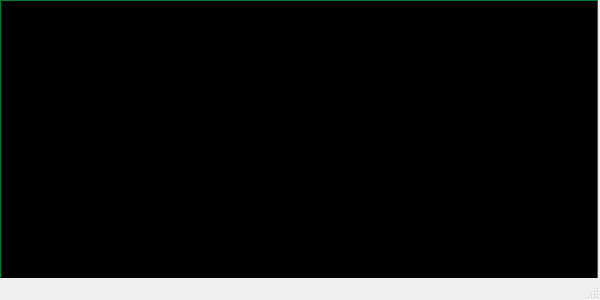
<?xml version="1.0" encoding="UTF-8"?>
<ui version="4.0">
 <class>YerithVenteListStocksWindow</class>
 <widget class="QMainWindow" name="YerithVenteListStocksWindow">
  <property name="windowModality">
   <enum>Qt::WindowModal</enum>
  </property>
  <property name="geometry">
   <rect>
    <x>0</x>
    <y>0</y>
    <width>600</width>
    <height>300</height>
   </rect>
  </property>
  <property name="windowTitle">
   <string>Yerith-pgi-3.0 - fiche des stocks - vendre</string>
  </property>
  <widget class="QWidget" name="centralwidget">
   <widget class="YerithERPStocksTableView" name="tableView_PDV_list_stocks">
    <property name="geometry">
     <rect>
      <x>0</x>
      <y>0</y>
      <width>598</width>
      <height>299</height>
     </rect>
    </property>
    <property name="palette">
     <palette>
      <active>
       <colorrole role="WindowText">
        <brush brushstyle="SolidPattern">
         <color alpha="255">
          <red>0</red>
          <green>0</green>
          <blue>0</blue>
         </color>
        </brush>
       </colorrole>
       <colorrole role="Button">
        <brush brushstyle="SolidPattern">
         <color alpha="255">
          <red>2</red>
          <green>160</green>
          <blue>70</blue>
         </color>
        </brush>
       </colorrole>
       <colorrole role="Light">
        <brush brushstyle="SolidPattern">
         <color alpha="255">
          <red>3</red>
          <green>240</green>
          <blue>105</blue>
         </color>
        </brush>
       </colorrole>
       <colorrole role="Midlight">
        <brush brushstyle="SolidPattern">
         <color alpha="255">
          <red>2</red>
          <green>200</green>
          <blue>87</blue>
         </color>
        </brush>
       </colorrole>
       <colorrole role="Dark">
        <brush brushstyle="SolidPattern">
         <color alpha="255">
          <red>1</red>
          <green>80</green>
          <blue>35</blue>
         </color>
        </brush>
       </colorrole>
       <colorrole role="Mid">
        <brush brushstyle="SolidPattern">
         <color alpha="255">
          <red>1</red>
          <green>107</green>
          <blue>46</blue>
         </color>
        </brush>
       </colorrole>
       <colorrole role="Text">
        <brush brushstyle="SolidPattern">
         <color alpha="255">
          <red>0</red>
          <green>0</green>
          <blue>0</blue>
         </color>
        </brush>
       </colorrole>
       <colorrole role="BrightText">
        <brush brushstyle="SolidPattern">
         <color alpha="255">
          <red>255</red>
          <green>255</green>
          <blue>255</blue>
         </color>
        </brush>
       </colorrole>
       <colorrole role="ButtonText">
        <brush brushstyle="SolidPattern">
         <color alpha="255">
          <red>0</red>
          <green>0</green>
          <blue>0</blue>
         </color>
        </brush>
       </colorrole>
       <colorrole role="Base">
        <brush brushstyle="SolidPattern">
         <color alpha="255">
          <red>0</red>
          <green>0</green>
          <blue>0</blue>
         </color>
        </brush>
       </colorrole>
       <colorrole role="Window">
        <brush brushstyle="SolidPattern">
         <color alpha="255">
          <red>2</red>
          <green>160</green>
          <blue>70</blue>
         </color>
        </brush>
       </colorrole>
       <colorrole role="Shadow">
        <brush brushstyle="SolidPattern">
         <color alpha="255">
          <red>0</red>
          <green>0</green>
          <blue>0</blue>
         </color>
        </brush>
       </colorrole>
       <colorrole role="Highlight">
        <brush brushstyle="SolidPattern">
         <color alpha="255">
          <red>0</red>
          <green>0</green>
          <blue>0</blue>
         </color>
        </brush>
       </colorrole>
       <colorrole role="HighlightedText">
        <brush brushstyle="SolidPattern">
         <color alpha="255">
          <red>2</red>
          <green>160</green>
          <blue>70</blue>
         </color>
        </brush>
       </colorrole>
       <colorrole role="AlternateBase">
        <brush brushstyle="SolidPattern">
         <color alpha="255">
          <red>128</red>
          <green>207</green>
          <blue>162</blue>
         </color>
        </brush>
       </colorrole>
       <colorrole role="ToolTipBase">
        <brush brushstyle="SolidPattern">
         <color alpha="255">
          <red>255</red>
          <green>255</green>
          <blue>220</blue>
         </color>
        </brush>
       </colorrole>
       <colorrole role="ToolTipText">
        <brush brushstyle="SolidPattern">
         <color alpha="255">
          <red>0</red>
          <green>0</green>
          <blue>0</blue>
         </color>
        </brush>
       </colorrole>
       <colorrole role="PlaceholderText">
        <brush brushstyle="NoBrush">
         <color alpha="128">
          <red>0</red>
          <green>0</green>
          <blue>0</blue>
         </color>
        </brush>
       </colorrole>
      </active>
      <inactive>
       <colorrole role="WindowText">
        <brush brushstyle="SolidPattern">
         <color alpha="255">
          <red>0</red>
          <green>0</green>
          <blue>0</blue>
         </color>
        </brush>
       </colorrole>
       <colorrole role="Button">
        <brush brushstyle="SolidPattern">
         <color alpha="255">
          <red>2</red>
          <green>160</green>
          <blue>70</blue>
         </color>
        </brush>
       </colorrole>
       <colorrole role="Light">
        <brush brushstyle="SolidPattern">
         <color alpha="255">
          <red>3</red>
          <green>240</green>
          <blue>105</blue>
         </color>
        </brush>
       </colorrole>
       <colorrole role="Midlight">
        <brush brushstyle="SolidPattern">
         <color alpha="255">
          <red>2</red>
          <green>200</green>
          <blue>87</blue>
         </color>
        </brush>
       </colorrole>
       <colorrole role="Dark">
        <brush brushstyle="SolidPattern">
         <color alpha="255">
          <red>1</red>
          <green>80</green>
          <blue>35</blue>
         </color>
        </brush>
       </colorrole>
       <colorrole role="Mid">
        <brush brushstyle="SolidPattern">
         <color alpha="255">
          <red>1</red>
          <green>107</green>
          <blue>46</blue>
         </color>
        </brush>
       </colorrole>
       <colorrole role="Text">
        <brush brushstyle="SolidPattern">
         <color alpha="255">
          <red>0</red>
          <green>0</green>
          <blue>0</blue>
         </color>
        </brush>
       </colorrole>
       <colorrole role="BrightText">
        <brush brushstyle="SolidPattern">
         <color alpha="255">
          <red>255</red>
          <green>255</green>
          <blue>255</blue>
         </color>
        </brush>
       </colorrole>
       <colorrole role="ButtonText">
        <brush brushstyle="SolidPattern">
         <color alpha="255">
          <red>0</red>
          <green>0</green>
          <blue>0</blue>
         </color>
        </brush>
       </colorrole>
       <colorrole role="Base">
        <brush brushstyle="SolidPattern">
         <color alpha="255">
          <red>0</red>
          <green>0</green>
          <blue>0</blue>
         </color>
        </brush>
       </colorrole>
       <colorrole role="Window">
        <brush brushstyle="SolidPattern">
         <color alpha="255">
          <red>2</red>
          <green>160</green>
          <blue>70</blue>
         </color>
        </brush>
       </colorrole>
       <colorrole role="Shadow">
        <brush brushstyle="SolidPattern">
         <color alpha="255">
          <red>0</red>
          <green>0</green>
          <blue>0</blue>
         </color>
        </brush>
       </colorrole>
       <colorrole role="Highlight">
        <brush brushstyle="SolidPattern">
         <color alpha="255">
          <red>0</red>
          <green>0</green>
          <blue>0</blue>
         </color>
        </brush>
       </colorrole>
       <colorrole role="HighlightedText">
        <brush brushstyle="SolidPattern">
         <color alpha="255">
          <red>2</red>
          <green>160</green>
          <blue>70</blue>
         </color>
        </brush>
       </colorrole>
       <colorrole role="AlternateBase">
        <brush brushstyle="SolidPattern">
         <color alpha="255">
          <red>128</red>
          <green>207</green>
          <blue>162</blue>
         </color>
        </brush>
       </colorrole>
       <colorrole role="ToolTipBase">
        <brush brushstyle="SolidPattern">
         <color alpha="255">
          <red>255</red>
          <green>255</green>
          <blue>220</blue>
         </color>
        </brush>
       </colorrole>
       <colorrole role="ToolTipText">
        <brush brushstyle="SolidPattern">
         <color alpha="255">
          <red>0</red>
          <green>0</green>
          <blue>0</blue>
         </color>
        </brush>
       </colorrole>
       <colorrole role="PlaceholderText">
        <brush brushstyle="NoBrush">
         <color alpha="128">
          <red>0</red>
          <green>0</green>
          <blue>0</blue>
         </color>
        </brush>
       </colorrole>
      </inactive>
      <disabled>
       <colorrole role="WindowText">
        <brush brushstyle="SolidPattern">
         <color alpha="255">
          <red>1</red>
          <green>80</green>
          <blue>35</blue>
         </color>
        </brush>
       </colorrole>
       <colorrole role="Button">
        <brush brushstyle="SolidPattern">
         <color alpha="255">
          <red>2</red>
          <green>160</green>
          <blue>70</blue>
         </color>
        </brush>
       </colorrole>
       <colorrole role="Light">
        <brush brushstyle="SolidPattern">
         <color alpha="255">
          <red>3</red>
          <green>240</green>
          <blue>105</blue>
         </color>
        </brush>
       </colorrole>
       <colorrole role="Midlight">
        <brush brushstyle="SolidPattern">
         <color alpha="255">
          <red>2</red>
          <green>200</green>
          <blue>87</blue>
         </color>
        </brush>
       </colorrole>
       <colorrole role="Dark">
        <brush brushstyle="SolidPattern">
         <color alpha="255">
          <red>1</red>
          <green>80</green>
          <blue>35</blue>
         </color>
        </brush>
       </colorrole>
       <colorrole role="Mid">
        <brush brushstyle="SolidPattern">
         <color alpha="255">
          <red>1</red>
          <green>107</green>
          <blue>46</blue>
         </color>
        </brush>
       </colorrole>
       <colorrole role="Text">
        <brush brushstyle="SolidPattern">
         <color alpha="255">
          <red>1</red>
          <green>80</green>
          <blue>35</blue>
         </color>
        </brush>
       </colorrole>
       <colorrole role="BrightText">
        <brush brushstyle="SolidPattern">
         <color alpha="255">
          <red>255</red>
          <green>255</green>
          <blue>255</blue>
         </color>
        </brush>
       </colorrole>
       <colorrole role="ButtonText">
        <brush brushstyle="SolidPattern">
         <color alpha="255">
          <red>1</red>
          <green>80</green>
          <blue>35</blue>
         </color>
        </brush>
       </colorrole>
       <colorrole role="Base">
        <brush brushstyle="SolidPattern">
         <color alpha="255">
          <red>2</red>
          <green>160</green>
          <blue>70</blue>
         </color>
        </brush>
       </colorrole>
       <colorrole role="Window">
        <brush brushstyle="SolidPattern">
         <color alpha="255">
          <red>2</red>
          <green>160</green>
          <blue>70</blue>
         </color>
        </brush>
       </colorrole>
       <colorrole role="Shadow">
        <brush brushstyle="SolidPattern">
         <color alpha="255">
          <red>0</red>
          <green>0</green>
          <blue>0</blue>
         </color>
        </brush>
       </colorrole>
       <colorrole role="Highlight">
        <brush brushstyle="SolidPattern">
         <color alpha="255">
          <red>145</red>
          <green>145</green>
          <blue>145</blue>
         </color>
        </brush>
       </colorrole>
       <colorrole role="HighlightedText">
        <brush brushstyle="SolidPattern">
         <color alpha="255">
          <red>2</red>
          <green>160</green>
          <blue>70</blue>
         </color>
        </brush>
       </colorrole>
       <colorrole role="AlternateBase">
        <brush brushstyle="SolidPattern">
         <color alpha="255">
          <red>2</red>
          <green>160</green>
          <blue>70</blue>
         </color>
        </brush>
       </colorrole>
       <colorrole role="ToolTipBase">
        <brush brushstyle="SolidPattern">
         <color alpha="255">
          <red>255</red>
          <green>255</green>
          <blue>220</blue>
         </color>
        </brush>
       </colorrole>
       <colorrole role="ToolTipText">
        <brush brushstyle="SolidPattern">
         <color alpha="255">
          <red>0</red>
          <green>0</green>
          <blue>0</blue>
         </color>
        </brush>
       </colorrole>
       <colorrole role="PlaceholderText">
        <brush brushstyle="NoBrush">
         <color alpha="128">
          <red>0</red>
          <green>0</green>
          <blue>0</blue>
         </color>
        </brush>
       </colorrole>
      </disabled>
     </palette>
    </property>
    <property name="font">
     <font>
      <pointsize>11</pointsize>
     </font>
    </property>
    <property name="sortingEnabled">
     <bool>true</bool>
    </property>
   </widget>
  </widget>
  <widget class="QMenuBar" name="menubar">
   <property name="geometry">
    <rect>
     <x>0</x>
     <y>0</y>
     <width>600</width>
     <height>24</height>
    </rect>
   </property>
  </widget>
  <widget class="QStatusBar" name="statusbar"/>
  <action name="actionAjouter_article_liste">
   <property name="text">
    <string>Ajouter un article a la liste </string>
   </property>
   <property name="toolTip">
    <string>Ajouter un article a la liste </string>
   </property>
  </action>
 </widget>
 <customwidgets>
  <customwidget>
   <class>YerithERPStocksTableView</class>
   <extends>QTableView</extends>
   <header>src/widgets/table-view/yerith-erp-stocks-table-view.hpp</header>
  </customwidget>
 </customwidgets>
 <resources/>
 <connections/>
</ui>
